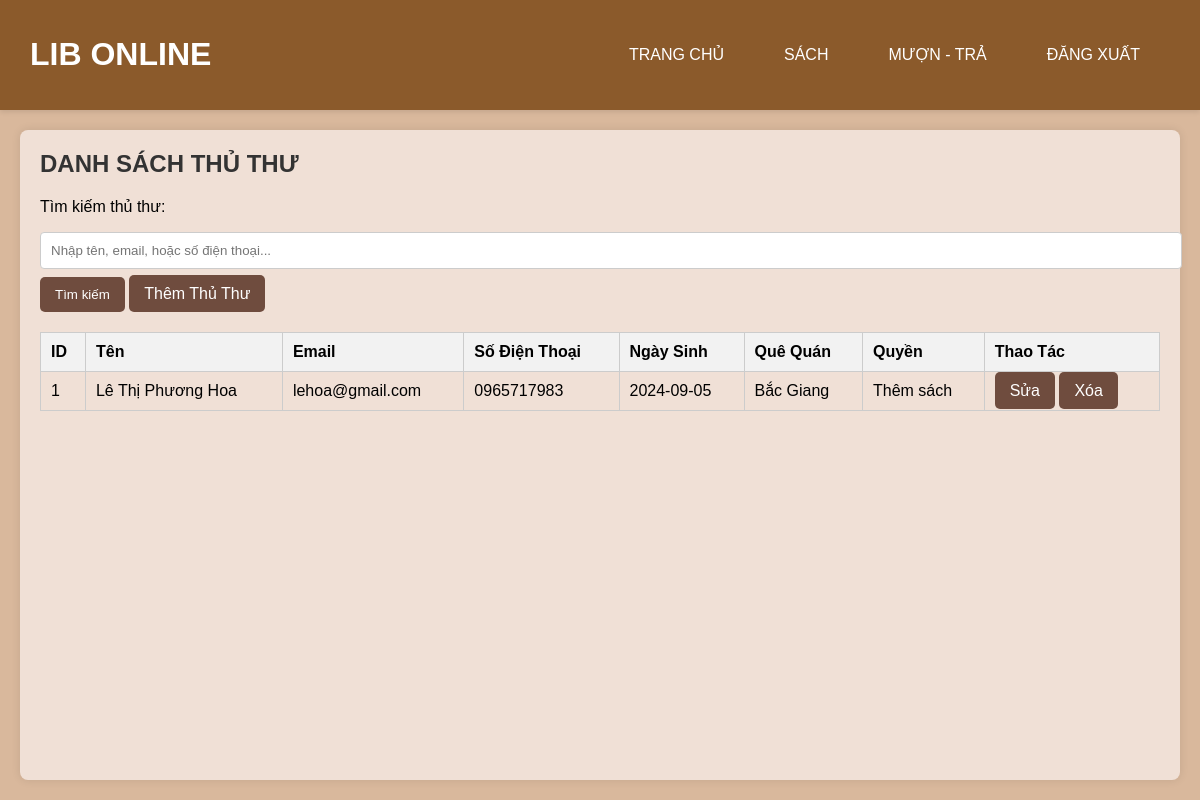
The page /librarians on the database its author committed.
### tables this page shows
CREATE TABLE thu_thu (
    id_thu_thu INTEGER PRIMARY KEY AUTOINCREMENT,
    ten TEXT NOT NULL,
    email TEXT NOT NULL,
    sdt TEXT,
    ngay_sinh DATE,
    que_quan TEXT
);

### app.py (the view)
@app.route('/librarians', methods=['GET'])
def librarians():
    query = request.args.get('query', '').lower()  # Chuyển từ khóa tìm kiếm thành chữ thường
    conn = sqlite3.connect('thuvien.db')
    cur = conn.cursor()
    if query:
        cur.execute('''
            SELECT thu_thu.id_thu_thu, ten, email, sdt, ngay_sinh, que_quan, GROUP_CONCAT(quyen_thu_thu.ten_quyen, ', ')
            FROM thu_thu
            LEFT JOIN thu_thu_quyen ON thu_thu.id_thu_thu = thu_thu_quyen.id_thu_thu
            LEFT JOIN quyen_thu_thu ON thu_thu_quyen.id_quyen = quyen_thu_thu.id_quyen
            WHERE LOWER(ten) LIKE ? OR LOWER(email) LIKE ? OR LOWER(sdt) LIKE ?
            GROUP BY thu_thu.id_thu_thu
        ''', (f'%{query}%', f'%{query}%', f'%{query}%'))
    else:
        cur.execute('''
            SELECT thu_thu.id_thu_thu, ten, email, sdt, ngay_sinh, que_quan, GROUP_CONCAT(quyen_thu_thu.ten_quyen, ', ')
            FROM thu_thu
            LEFT JOIN thu_thu_quyen ON thu_thu.id_thu_thu = thu_thu_quyen.id_thu_thu
            LEFT JOIN quyen_thu_thu ON thu_thu_quyen.id_quyen = quyen_thu_thu.id_quyen
            GROUP BY thu_thu.id_thu_thu
        ''')
    librarians = cur.fetchall()
    conn.close()
    return render_template('librarians.html', librarians=librarians, query=query)

### templates/librarians.html (shortened to what this page needs)
<!DOCTYPE html>
<html lang="vi">
<head>
    <link rel="stylesheet" href="{{ url_for('static', filename='styles.css') }}">
</head>
<body>
    <header>
        <h1>LIB ONLINE</h1>
        <nav>
            <ul>
                <li><a href="/">TRANG CHỦ</a></li>
                <li><a href="/books">SÁCH</a></li>
                <li><a href="/list_borrows">MƯỢN - TRẢ</a></li>
                <li><a href="/logout">ĐĂNG XUẤT</a></li>
            </ul>
        </nav>
    </header>
    <main>
        <h2>DANH SÁCH THỦ THƯ</h2>
        <form action="{{ url_for('librarians') }}" method="GET">
            <label for="search">Tìm kiếm thủ thư:</label>
            <input type="text" id="search" name="query" value="{{ query }}" placeholder="Nhập tên, email, hoặc số điện thoại...">
            <input type="submit" value="Tìm kiếm">
            <a href="{{ url_for('add_librarian') }}" class="btn">Thêm Thủ Thư</a>
        </form>
        <table>
            <thead>
                <tr>
                    <th>ID</th>
                    <th>Tên</th>
                    <th>Email</th>
                    <th>Số Điện Thoại</th>
                    <th>Ngày Sinh</th>
                    <th>Quê Quán</th>
                    <th>Quyền</th>
                    <th>Thao Tác</th>
                </tr>
            </thead>
            <tbody>
                {% for librarian in librarians %}
                <tr>
                    <td>{{ librarian[0] }}</td>
                    <td>{{ librarian[1] }}</td>
                    <td>{{ librarian[2] }}</td>
                    <td>{{ librarian[3] }}</td>
                    <td>{{ librarian[4] }}</td>
                    <td>{{ librarian[5] }}</td>
                    <td>{{ librarian[6] }}</td>
                    <td>
                        <a href="{{ url_for('edit_librarian', id_thu_thu=librarian[0]) }}" class="btn">Sửa</a>
                        <a href="{{ url_for('delete_librarian', id_thu_thu=librarian[0]) }}" class="btn" onclick="confirmDelete(event)">Xóa</a>
                    </td>
                </tr>
                {% endfor %}
            </tbody>
        </table>
    </main>
</body>
</html>

### static/styles.css (style rules this page uses)
body { font-family: Arial, sans-serif; margin: 0; padding: 0; background-color: #d9b89c; display: flex; flex-direction: column; min-height: 100vh; }
header { display: flex; justify-content: space-between; align-items: center; background: #8b5a2b; color: white; padding: 15px 30px; box-shadow: 0 2px 5px rgba(0, 0, 0, 0.1); }
nav ul { list-style-type: none; padding: 0; display: flex; }
nav ul li { margin: 0 15px; }
nav ul li a { color: white; text-decoration: none; padding: 10px 15px; border-radius: 5px; transition: background 0.3s, color 0.3s; }
main { margin: 20px; background: #f0e0d6; padding: 20px; border-radius: 8px; box-shadow: 0 0 10px rgba(0, 0, 0, 0.1); flex: 1; }
h2 { margin-top: 0; color: #333; }
form { margin-bottom: 20px; }
form label { display: block; margin-bottom: 8px; }
input[type="text"], input[type="email"], input[type="password"], input[type="number"] { width: 100%; padding: 10px; margin: 8px 0; border: 1px solid #ccc; border-radius: 4px; }
input[type="submit"], .btn { background-color: #6f4c3e; color: white; border: none; padding: 10px 15px; border-radius: 5px; cursor: pointer; text-decoration: none; transition: background-color 0.3s; }
table { width: 100%; border-collapse: collapse; margin-top: 20px; }
table, th, td { border: 1px solid #ccc; }
th, td { padding: 10px; text-align: left; }
th { background-color: #f2f2f2; font-weight: bold; }

### rows shown on the page
thu_thu: id_thu_thu "1", ten "Lê Thị Phương Hoa", email "lehoa@gmail.com", sdt "0965717983", ngay_sinh "2024-09-05", que_quan "Bắc Giang", librarian "Thêm sách"
